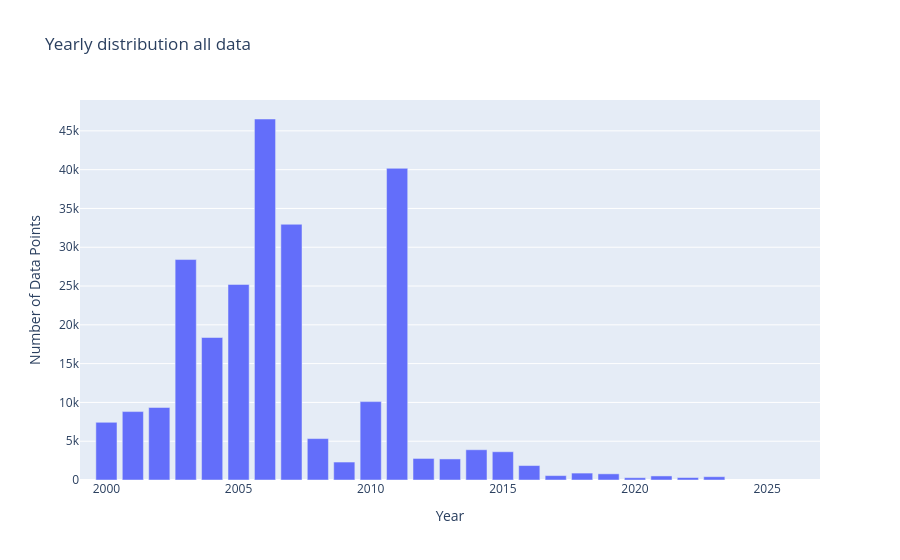

Notebook code for this chart:
### Code cell
year_test=seabass.copy()
year_test['datetime'] = pd.to_datetime(year_test['datetime'])
year_test['year'] = year_test['datetime'].dt.year
grouped = year_test.groupby(['year']).size().reset_index(name='DataPoints')

# Create bar chart
fig = px.bar(grouped,x='year', y='DataPoints', title='Yearly distribution all data',
             labels={'year': 'Year', 'DataPoints': 'Number of Data Points', 'metadata': 'Metadata'},)
fig.update_xaxes(range=[1999,2027])
fig.update_layout(barmode='stack')  # ensures stacking
fig.show()

### Figure 1 — Plotly figure (JSON) as saved in the notebook; plotly's stock layout.template omitted (floating-point values rounded to 4 significant figures)
{"data": [{"hovertemplate": "Year=%{x}<br>Number of Data Points=%{y}<extra></extra>", "legendgroup": "", "marker": {"color": "#636efa", "pattern": {"shape": ""}}, "name": "", "orientation": "v", "showlegend": false, "textposition": "auto", "type": "bar", "x": [2000, 2001, 2002, 2003, 2004, 2005, 2006, 2007, 2008, 2009, 2010, 2011, 2012, 2013, 2014, 2015, 2016, 2017, 2018, 2019, 2020, 2021, 2022, 2023], "xaxis": "x", "y": [7432, 8819, 9349, 28413, 18366, 25205, 46529, 32961, 5339, 2315, 10103, 40172, 2778, 2715, 3900, 3643, 1863, 567, 892, 795, 296, 523, 319, 425], "yaxis": "y"}], "layout": {"autosize": true, "barmode": "stack", "legend": {"tracegroupgap": 0}, "title": {"text": "Yearly distribution all data"}, "xaxis": {"anchor": "y", "domain": [0, 1], "range": [1999, 2027], "title": {"text": "Year"}, "type": "linear"}, "yaxis": {"anchor": "x", "autorange": true, "domain": [0, 1], "range": [0, 48980.0], "title": {"text": "Number of Data Points"}, "type": "linear"}}}
